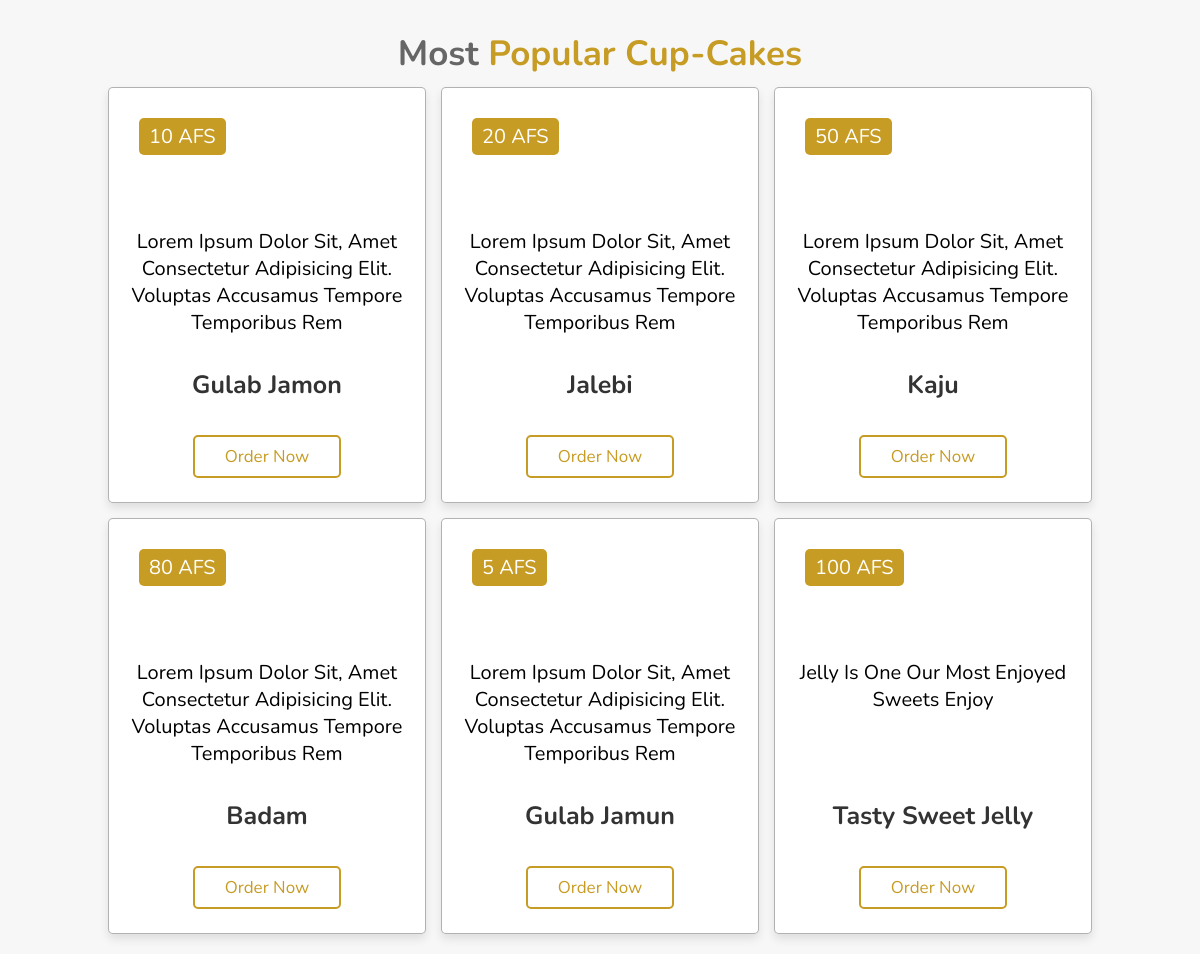
The app's page /backend/files/relatedPages/sweets.php with its own data.
### tables this page shows
CREATE TABLE `sweet` (
  `id` int(10) NOT NULL,
  `sweetname` varchar(30) NOT NULL,
  `discription` varchar(100) DEFAULT NULL,
  `price` int(10) NOT NULL
);

### backend/files/relatedPages/sweets.php (the view, shortened to what this page needs)
<?php
    require('../connection.php');
    try{
        if($result == ""){
            $stmt = $pdo->prepare("SELECT * FROM `sweet`");
            $stmt->execute();
            $sweets = $stmt->fetchAll(PDO::FETCH_ASSOC);
          }
    }catch  (Exception $ex){ $result = $ex->getMessage(); }
?>
<!DOCTYPE html>
<html lang="en">
<head>
    <link rel="stylesheet" href="../../../style.css">
</head>
<body>
<section class="popular" id="popular">
    <h1 class="heading"> most <span>popular Cup-Cakes</span> </h1>
    <div class="box-container">
        <?php
            foreach ($sweets as $sweet): ?>
                <div class="box">
                        <span class="price"> <?php echo "$sweet[price] AFS" ?> </span>
                        <div class="text">
                            <p style="
                                height:25rem;
                                object-fit: cover;
                                width:100%;
                                border-radius: .5rem;
                                padding-top: 15vh;
                                font-size:20px;"
                            ><?php echo "$sweet[discription]" ?></p>
                        </div>
                        <h3><?php echo "$sweet[sweetname]" ?></h3>
                        <div class="stars">
                            <i class="fas fa-star"></i>
                            <i class="fas fa-star"></i>
                            <i class="fas fa-star"></i>
                            <i class="fas fa-star"></i>
                            <i class="far fa-star"></i>
                        </div>
                        <a href="../../order.html" class="btn">order now</a>
                </div> <?php endforeach; ?>
    </div>
</section>
</body>
</html>

### style.css (style rules this page uses)
:root { --red:#c79c25; }
* { font-family: 'Nunito', sans-serif; margin:0; padding:0; box-sizing: border-box; outline: none; border:none; text-decoration: none; text-transform: capitalize; transition:all .2s linear; }
html { font-size: 62.5%; overflow-x: hidden; scroll-behavior: smooth; scroll-padding-top: 6rem; }
body { background:#f7f7f7; }
section { padding:2rem 9%; }
.heading { text-align: center; font-size: 3.5rem; padding:1rem; color:#666; }
.heading span { color: var(--red) }
.btn { display: inline-block; padding:.8rem 3rem; border:.2rem solid var(--red); color:var(--red); cursor: pointer; font-size: 1.7rem; border-radius: .5rem; position: relative; overflow: hidden; z-index: 0; margin-top: 1rem; }
.btn::before { content: ''; position: absolute; top:0; right: 0; width:0%; height:100%; background:var(--red); transition: .3s linear; z-index: -1; }
.popular .box-container { display: flex; flex-wrap: wrap; gap:1.5rem; }
.popular .box-container .box { padding:2rem; background:#fff; box-shadow: 0 .5rem 1rem rgba(0,0,0,.1); border:.1rem solid rgba(0,0,0,.3); border-radius: .5rem; text-align: center; flex:1 1 30rem; position: relative; }
.popular .box-container .box .price { position: absolute; top:3rem; left:3rem; background:var(--red); color:#fff; font-size: 2rem; padding:.5rem 1rem; border-radius: .5rem; }
.popular .box-container .box h3 { color:#333; font-size: 2.5rem; padding-top: 1rem; }
.popular .box-container .box .stars i { color:gold; font-size: 1.7rem; padding:1rem .1rem; }

### records on screen
sweet: price "10", discription "Lorem Ipsum Dolor Sit, Amet Consectetur Adipisicing Elit. Voluptas Accusamus Tempore Temporibus Rem", sweetname "Gulab Jamon"
sweet: price "20", discription "Lorem Ipsum Dolor Sit, Amet Consectetur Adipisicing Elit. Voluptas Accusamus Tempore Temporibus Rem", sweetname "Jalebi"
sweet: price "50", discription "Lorem Ipsum Dolor Sit, Amet Consectetur Adipisicing Elit. Voluptas Accusamus Tempore Temporibus Rem", sweetname "Kaju"
sweet: price "80", discription "Lorem Ipsum Dolor Sit, Amet Consectetur Adipisicing Elit. Voluptas Accusamus Tempore Temporibus Rem", sweetname "Badam"
sweet: price "5", discription "Lorem Ipsum Dolor Sit, Amet Consectetur Adipisicing Elit. Voluptas Accusamus Tempore Temporibus Rem", sweetname "Gulab Jamun"
sweet: price "100", discription "Jelly Is One Our Most Enjoyed Sweets Enjoy", sweetname "Tasty Sweet Jelly"
